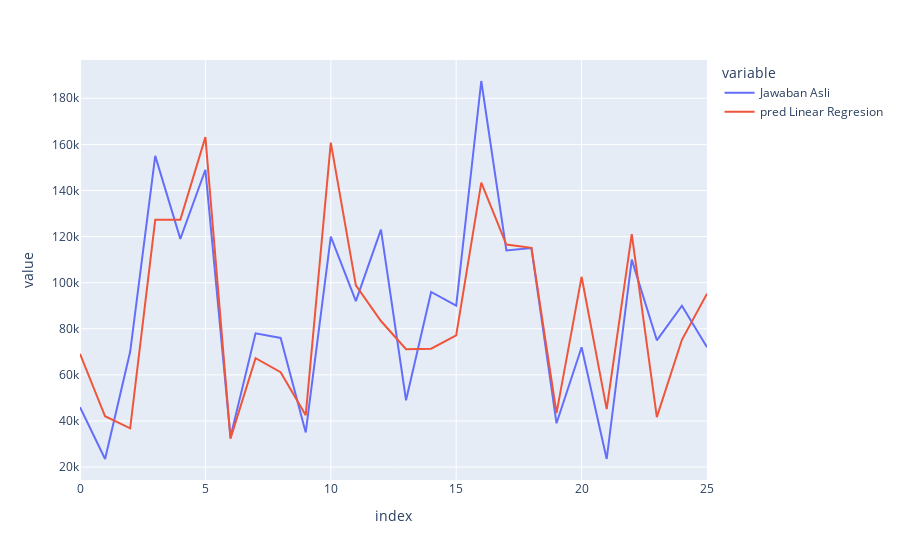

Notebook source saved alongside this figure:
### Markdown cell above
PRED LINEAR

### Code cell
import plotly.express as px
fig=px.line(df_result[['Jawaban Asli','pred Linear Regresion']])
fig.show()
print ("Score R2 dari model LinearRegression: ", r2)

### Figure 1 — Plotly figure (JSON) as saved in the notebook; plotly's stock layout.template omitted (floating-point values rounded to 4 significant figures)
{"data": [{"hovertemplate": "variable=Jawaban Asli<br>index=%{x}<br>value=%{y}<extra></extra>", "legendgroup": "Jawaban Asli", "line": {"color": "#636efa", "dash": "solid"}, "marker": {"symbol": "circle"}, "mode": "lines", "name": "Jawaban Asli", "orientation": "v", "showlegend": true, "type": "scatter", "x": [0, 1, 2, 3, 4, 5, 6, 7, 8, 9, 10, 11, 12, 13, 14, 15, 16, 17, 18, 19, 20, 21, 22, 23, 24, 25], "xaxis": "x", "y": [46000, 23500, 70000, 155000, 119000, 149000, 33000, 78000, 76000, 35000, 120000, 92000, 123000, 49000, 96000, 90000, 187500, 114000, 115000, 39000, 72000, 23500, 110000, 75000, 90000, 72000], "yaxis": "y"}, {"hovertemplate": "variable=pred Linear Regresion<br>index=%{x}<br>value=%{y}<extra></extra>", "legendgroup": "pred Linear Regresion", "line": {"color": "#EF553B", "dash": "solid"}, "marker": {"symbol": "circle"}, "mode": "lines", "name": "pred Linear Regresion", "orientation": "v", "showlegend": true, "type": "scatter", "x": [0, 1, 2, 3, 4, 5, 6, 7, 8, 9, 10, 11, 12, 13, 14, 15, 16, 17, 18, 19, 20, 21, 22, 23, 24, 25], "xaxis": "x", "y": [69110.0, 42040.0, 36800.0, 127300.0, 127300.0, 163100.0, 32340.0, 67260.0, 61150.0, 42530.0, 160800.0, 98840.0, 83360.0, 71120.0, 71350.0, 77160.0, 143400.0, 116500.0, 115100.0, 43410.0, 102500.0, 45160.0, 121100.0, 41690.0, 75230.0, 95230.0], "yaxis": "y"}], "layout": {"legend": {"title": {"text": "variable"}, "tracegroupgap": 0}, "margin": {"t": 60}, "xaxis": {"anchor": "y", "domain": [0, 1], "title": {"text": "index"}}, "yaxis": {"anchor": "x", "domain": [0, 1], "title": {"text": "value"}}}}
